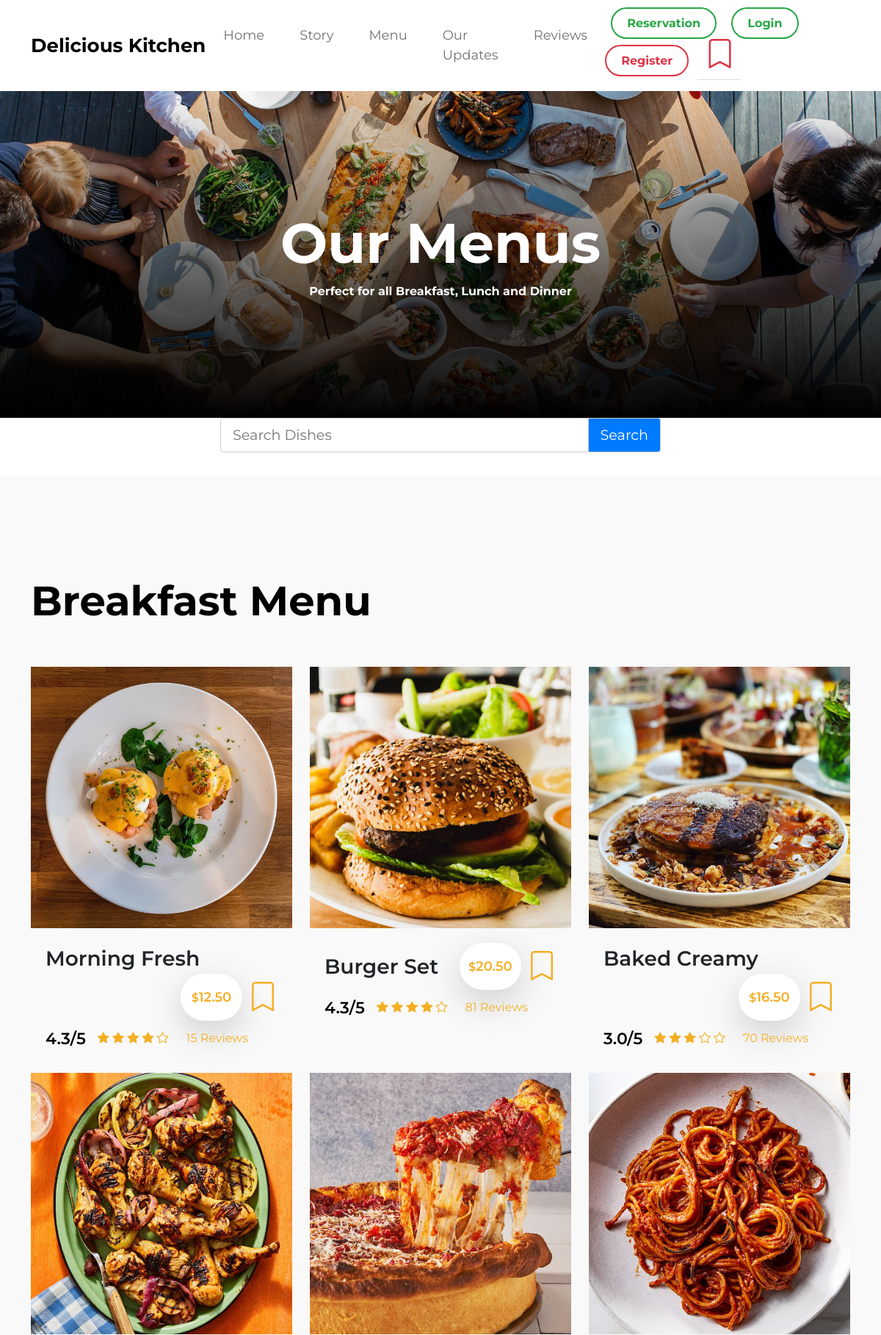
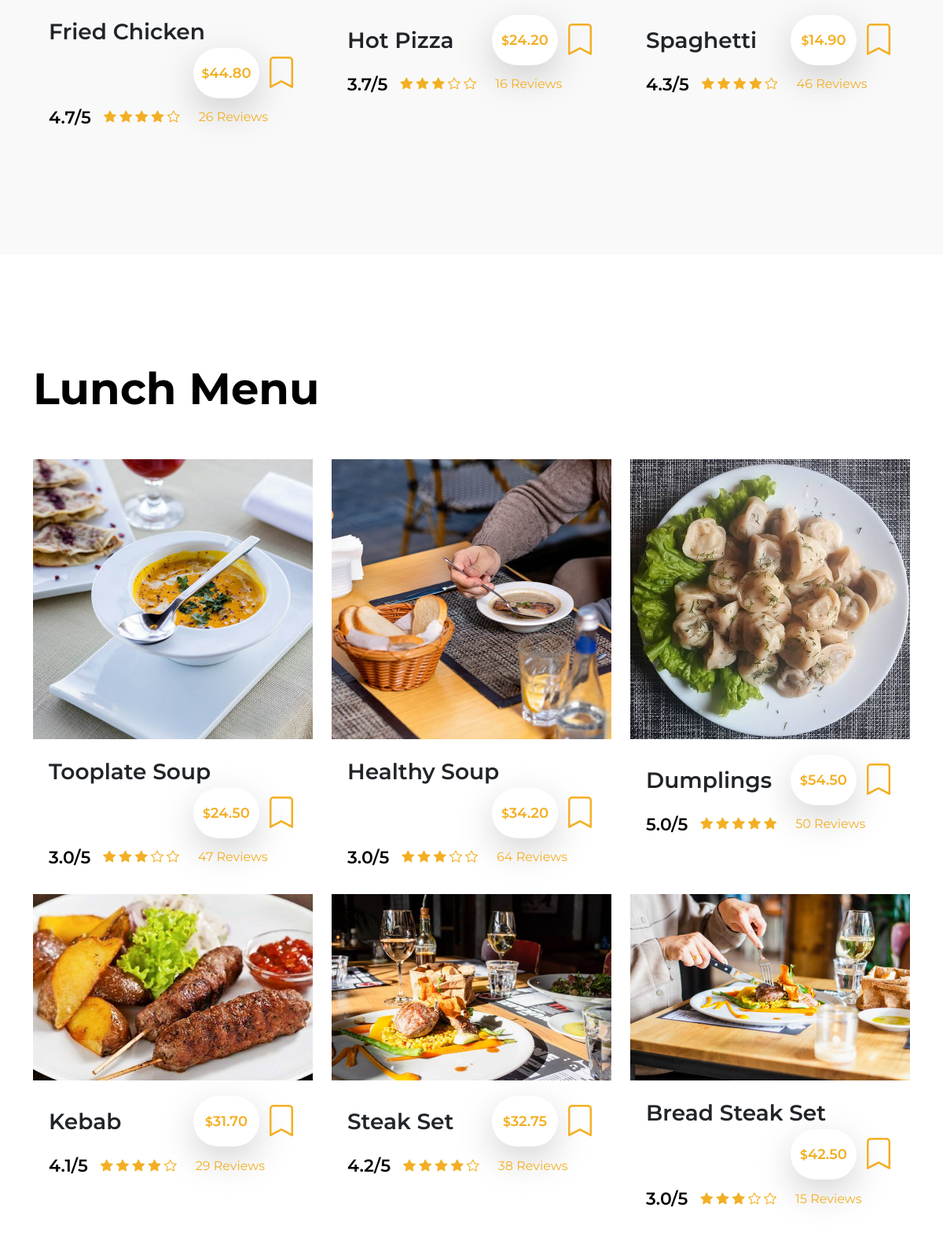
The app's page /menu/ (upper part) with its own data (2 pictures, top to bottom).
### women/models.py (models this page shows, shortened)
class Dish(models.Model):
    CATEGORY_CHOICES = [
        ('breakfast', 'Breakfast'),
        ('lunch', 'Lunch'),
        ('dinner', 'Dinner')
    ]
    name = models.CharField(max_length=100, default='Unnamed Dish')
    category = models.CharField(max_length=50, choices=CATEGORY_CHOICES)
    price = models.DecimalField(max_digits=6, decimal_places=2)
    rating = models.DecimalField(max_digits=3, decimal_places=1, default=0)
    reviews_count = models.IntegerField(default=0)
    image = models.ImageField(upload_to='images/')
    is_favorite = models.BooleanField(default=False)

### women/views.py (the view)
# urls.py: path('menu/', views.menu, name='menu'),
def menu(request):
    dishes = Dish.objects.all()
    return render(request, 'women/menu.html', {'dishes': dishes})

### women/templates/women/menu.html (shortened to what this page needs)
{% extends 'base.html' %}
{% load static %}
{% block content %}
<main>
    <header class="site-header site-menu-header">
        <div class="container">
            <div class="row">
                <div class="col-lg-10 col-12 mx-auto">
                    <h1 class="text-white">Our Menus</h1>
                    <strong class="text-white">Perfect for all Breakfast, Lunch and Dinner</strong>
                </div>
            </div>
        </div>
        <div class="overlay"></div>
    </header>
    <form action="{% url 'search' %}" method="get" class="search-form-container">
        <div class="search-form">
            <input type="search" name="q" placeholder="Search Dishes" value="{{ q }}">
            <button type="submit">Search</button>
        </div>
    </form>
    <section class="menu section-padding" id="breakfast-section">
        <div class="container">
            <div class="row">
                <div class="col-12">
                    <h2 class="mb-lg-5 mb-4">Breakfast Menu</h2>
                </div>
                {% for dish in dishes %}
                    {% if dish.category == 'breakfast' %}
                        <div class="col-lg-4 col-md-6 col-12">
                            <div class="menu-thumb">
                                <div class="menu-image-wrap">
                                    <a href="/{{ dish.name|slugify }}/">
                                        <img src="{% static dish.image %}" class="img-fluid menu-image" alt="">
                                    </a>
                                </div>
                                <div class="menu-info d-flex flex-wrap align-items-center">
                                    <h4 class="mb-0">
                                        <a href="/{{ dish.name|slugify }}/" class="text-decoration-none text-dark">{{ dish.name }}</a>
                                    </h4>
                                    <div class="d-flex align-items-center ms-auto">
                                        <span class="price-tag bg-white shadow-lg"><small>$</small>{{ dish.price }}</span>
                                        <a href="{% url 'favorites_add' dish.id %}">
                                            <i class="bi bi-bookmark heart-icon ms-2"
                                               style="font-size: 2.5rem; cursor: pointer;"
                                               onclick="toggleBookmark(this, '{{ dish.name|slugify }}')"
                                               data-item-id="{{ dish.name|slugify }}"
                                               data-is-favorite="{{ dish.is_favorite|yesno:'true,false' }}"></i>
                                        </a>
                                    </div>
                                    <div class="d-flex flex-wrap align-items-center w-100 mt-2">
                                        <h6 class="reviews-text mb-0 me-3">{{ dish.rating }}/5</h6>
                                        <div class="reviews-stars">
                                            {% for i in "12345" %}
                                                {% if forloop.counter <= dish.rating %}
                                                    <i class="bi-star-fill reviews-icon"></i>
                                                {% else %}
                                                    <i class="bi-star reviews-icon"></i>
                                                {% endif %}
                                            {% endfor %}
                                        </div>
                                        <a href="/reviews/" class="reviews-text mb-0 ms-4">{{ dish.reviews_count }} Reviews</a>
                                    </div>
                                </div>
                            </div>
                        </div>
                    {% endif %}
                {% endfor %}
            </div>
        </div>
    </section>
    <section class="menu section-padding bg-white">
        <div class="container">
            <div class="row">
                <div class="col-12">
                    <h2 class="mb-lg-5 mb-4">Lunch Menu</h2>
                </div>
                {% for dish in dishes %}
                    {% if dish.category == 'lunch' %}
                        <div class="col-lg-4 col-md-6 col-12">
                            <div class="menu-thumb">
                                <div class="menu-image-wrap">
                                    <a href="/{{ dish.name|slugify }}/">
                                        <img src="{% static dish.image %}" class="img-fluid menu-image" alt="{{ dish.name }}">
                                    </a>
                                </div>
                                <div class="menu-info d-flex flex-wrap align-items-center">
                                    <h4 class="mb-0">
                                        <a href="/{{ dish.name|slugify }}/" class="text-decoration-none text-dark">{{ dish.name }}</a>
                                    </h4>
                                    <div class="d-flex align-items-center ms-auto">
                                        <span class="price-tag bg-white shadow-lg"><small>$</small>{{ dish.price }}</span>
                                        <a href="{% url 'favorites_add' dish.id %}">
                                            <i class="bi bi-bookmark heart-icon ms-2"
                                               style="font-size: 2.5rem; cursor: pointer;"
                                               onclick="toggleBookmark(this, '{{ dish.name|slugify }}')"
                                               data-item-id="{{ dish.name|slugify }}"
                                               data-is-favorite="{{ dish.is_favorite|yesno:'true,false' }}"></i>
                                        </a>
                                    </div>
                                    <div class="d-flex flex-wrap align-items-center w-100 mt-2">
                                        <h6 class="reviews-text mb-0 me-3">{{ dish.rating }}/5</h6>
                                        <div class="reviews-stars">
                                            {% for i in "12345" %}
                                                {% if forloop.counter <= dish.rating %}
                                                    <i class="bi-star-fill reviews-icon"></i>
                                                {% else %}
                                                    <i class="bi-star reviews-icon"></i>
                                                {% endif %}
                                            {% endfor %}
                                        </div>
                                        <a href="/reviews/" class="reviews-text mb-0 ms-4">{{ dish.reviews_count }} Reviews</a>
                                    </div>
                                </div>
                            </div>
                        </div>
                    {% endif %}
                {% endfor %}
            </div>
        </div>
    </section>
</main>
{% endblock %}

### women/static/css/tooplate-crispy-kitchen.css (style rules this page uses)
:root { --white-color: #FFFFFF; --primary-color: #f44749; --secondary-color: #f3af24; --section-bg-color: #F9F9F9; --dark-color: #000000; --title-color: #565758; --news-title-color: #292828; --p-color: #717275; --border-color: #eaeaea; --border-radius-default: .25rem; --body-font-family: 'Montserrat', sans-serif; --h1-font-size: 76px; --h2-font-size: 56px; --h3-font-size: 42px; --h4-font-size: 28px; --h5-font-size: 26px; --h6-font-size: 22px; --p-font-size: 18px; --menu-font-size: 18px; --category-font-size: 14px; --font-weight-light: 300; --font-weight-normal: 400; --font-weight-semibold: 600; --font-weight-bold: 700; }
body { background: var(--white-color); font-family: var(--body-font-family); position: relative; }
h2, h3, h4, h5, h6 { color: var(--dark-color); line-height: inherit; }
h1, h2, h3, h4, h5, h6 { font-weight: var(--font-weight-semibold); }
h1, h2 { font-weight: var(--font-weight-bold); }
h1 { font-size: var(--h1-font-size); line-height: normal; }
h2 { font-size: var(--h2-font-size); }
h4 { font-size: var(--h4-font-size); }
h6 { font-size: var(--h6-font-size); }
a, button { touch-action: manipulation; transition: all 0.3s; }
a { color: var(--secondary-color); text-decoration: none; }
.section-padding { padding-top: 8rem; padding-bottom: 8rem; }
b, strong { font-weight: var(--font-weight-bold); }
.site-header { background-repeat: no-repeat; background-position: center; background-size: cover; padding-top: 10rem; padding-bottom: 10rem; text-align: center; position: relative; }
.site-header .container { position: relative; z-index: 2; }
.site-menu-header { background-image: url('../images/header/luisa-brimble-aFzg83dvnAI-unsplash.jpg'); }
.overlay { background: linear-gradient(to top, var(--dark-color), transparent 100%); position: absolute; top: 0; right: 0; bottom: 0; left: 0; }
.price-tag { background: var(--white-color); border-radius: 100px; color: var(--secondary-color); font-size: var(--menu-font-size); font-weight: var(--font-weight-semibold); display: inline-block; width: 84px; height: 64px; line-height: 64px; text-align: center; }
.reviews-icon { color: var(--secondary-color); }
.menu, .about, .news, .related-news, .newsletter, .comments { background: var(--section-bg-color); }
.menu-thumb { position: relative; overflow: hidden; }
.menu-info { padding: 20px 20px 30px 20px; }
.menu-image { display: block; }
.menu-image-wrap { position: relative; }

### women/templates/women/menu.html (style rules this page uses)
.search-form-container { display: flex; justify-content: center; margin-bottom: 2rem; }
.search-form { display: flex; justify-content: center; width: 100%; max-width: 600px; }
.search-form input[type="search"] { flex: 1; padding: 0.5rem 1rem; font-size: 1.2rem; border: 1px solid #ccc; border-radius: 4px 0 0 4px; outline: none; }
.search-form button { padding: 0.5rem 1rem; font-size: 1.2rem; border: 1px solid #ccc; border-left: none; border-radius: 0 4px 4px 0; background-color: #007bff; color: #fff; cursor: pointer; }

### records on screen
Dish: image (picture), name "Morning Fresh", price "12.50", is_favorite False (drawn), rating "4.3", reviews_count "15"
Dish: image (picture), name "Burger Set", price "20.50", is_favorite False (drawn), rating "4.3", reviews_count "81"
Dish: image (picture), name "Baked Creamy", price "16.50", is_favorite False (drawn), rating "3.0", reviews_count "70"
Dish: image (picture), name "Fried Chicken", price "44.80", is_favorite False (drawn), rating "4.7", reviews_count "26"
Dish: image (picture), name "Hot Pizza", price "24.20", is_favorite False (drawn), rating "3.7", reviews_count "16"
Dish: image (picture), name "Spaghetti", price "14.90", is_favorite False (drawn), rating "4.3", reviews_count "46"
Dish: image (picture), name "Tooplate Soup", price "24.50", is_favorite False (drawn), rating "3.0", reviews_count "47"
Dish: image (picture), name "Healthy Soup", price "34.20", is_favorite False (drawn), rating "3.0", reviews_count "64"
Dish: image (picture), name "Dumplings", price "54.50", is_favorite False (drawn), rating "5.0", category "lunch" (drawn), reviews_count "50"
Dish: image (picture), name "Kebab", price "31.70", is_favorite False (drawn), rating "4.1", reviews_count "29"
Dish: image (picture), name "Steak Set", price "32.75", is_favorite False (drawn), rating "4.2", reviews_count "38"
Dish: image (picture), name "Bread Steak Set", price "42.50", is_favorite False (drawn), rating "3.0", reviews_count "15"
